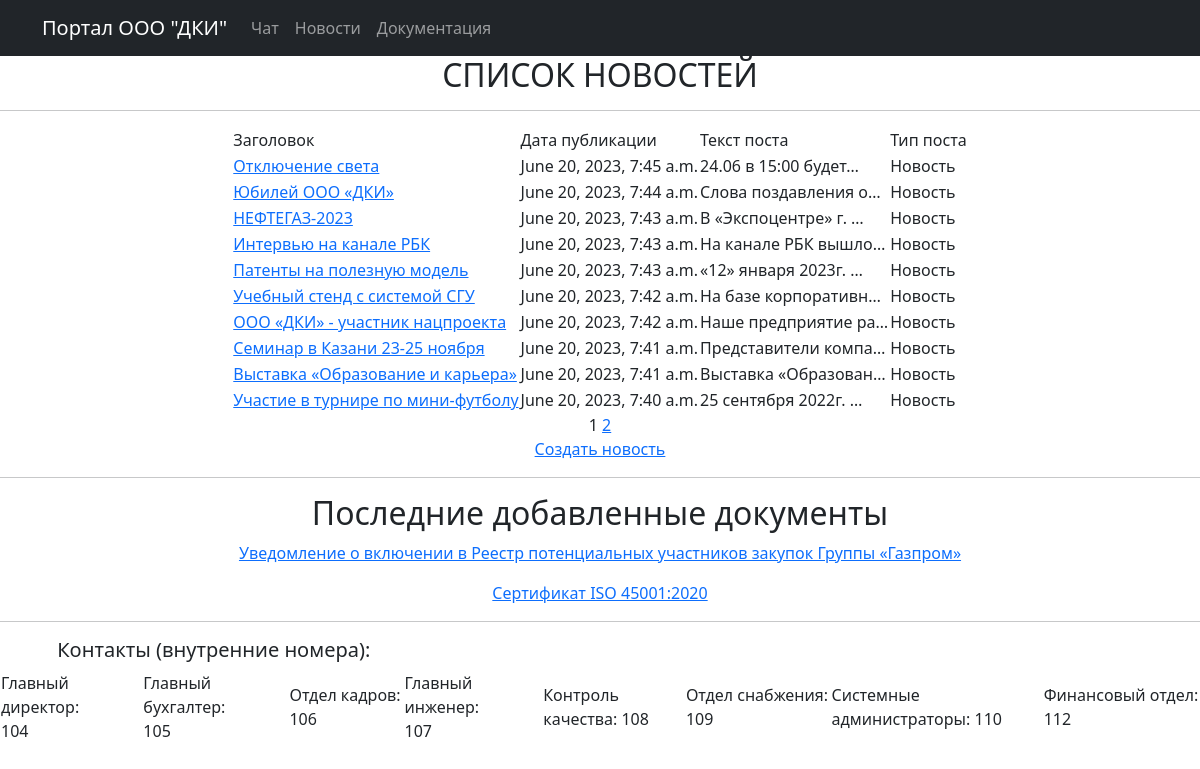
Page /news/ on the committed database.
### news/models.py (models this page shows, shortened)
class Post(models.Model):
    ART = 'С'
    NEWS = 'Н'
    TYPES = [(ART, 'Статья'), (NEWS, 'Новость')]
    author = models.ForeignKey(Author, on_delete=models.CASCADE)
    post_type = models.CharField(max_length=10, choices=TYPES)
    created_at = models.DateTimeField(auto_now_add=True)
    post_category = models.ManyToManyField(Category)
    post_title = models.CharField(max_length=120)
    post_text = models.TextField()
    post_rating = models.IntegerField(default=0)

### news/views.py (the view)
# urls.py: path("", PostsList.as_view(), name='post_list'),
class PostsList(ListView):
    model = Post
    ordering = "-created_at"
    template_name = "news.html"
    context_object_name = "posts"
    paginate_by = 10
    def get_queryset(self):
        queryset = super().get_queryset()
        self.filterset = PostFilter(self.request.GET, queryset=queryset)
        return self.filterset.qs
    def get_context_data(self, **kwargs):
        context = super().get_context_data(**kwargs)
        context['filterset'] = self.filterset
        return context

### docs/templatetags/custom_filters.py (called while the page is built)
@register.filter()
def censor(value: str):
    bad_words = {'Бяка' : 'Б***',
                 'бяка' : 'б***',
                 'Кака' : 'К***',
                 'кака' : 'к***',
                 'фигня': 'ф****',
                 'Фигня': 'Ф****',
                 'Ерунда': 'Е*****',
                 'ерунда': 'е*****',
                 }
    words = value.split(' ')
    new_text = ''
    for i in range(len(words)):
        if words[i] in bad_words:
            words[i] = bad_words[words[i]]
            new_text += words[i]
            new_text += ' '
        else:
            new_text += words[i]
            new_text += ' '
    return new_text

### templates/news.html (shortened to what this page needs)
{% extends 'flatpages/default.html' %}
{% load custom_filters %}
{% block body %}
<center><h2>СПИСОК НОВОСТЕЙ</h2></center>
<hr>
{% if posts %}
       <center><table>
           <tr>
               <td>Заголовок</td>
               <td>Дата публикации</td>
               <td>Текст поста</td>
               <td>Тип поста</td>
           </tr>
           {% for post in posts %}
           <tr>
               <td><a href={{ post.pk }}>{{ post.post_title|censor }}</a></td>
               <td>{{ post.created_at }}</td>
               <td>{{ post.post_text|truncatechars:20|censor }}</td>
               {% if post.post_type == 'С' %}
               <td>Задача</td>
               {% else %}
               <td>Новость</td>
               {% endif %}
           </tr>
           {% endfor %}
       </table></center>
{% else %}
    <h2>НОВОСТЕЙ НЕТ</h2>
{% endif %}
   {{ page_obj.number }}
   {% if page_obj.has_next %}
       <a href="?page={{ page_obj.next_page_number }}">{{ page_obj.next_page_number }}</a>
   {% endif %}
<p><a href =/news/create>Создать новость</a></p>
{% endblock body %}

### templates/flatpages/default.html (shortened to what this page needs)
<!DOCTYPE html>
    <head>
        {% load static %}
        <link href="{% static 'css/styles.css' %}" rel="stylesheet" />
    </head>
        <nav class="navbar navbar-expand-lg navbar-dark bg-dark static-top">
   <div class="container">
       <a class="navbar-brand" href="/news">Портал ООО "ДКИ"</a>
       <div class="collapse navbar-collapse" id="navbarResponsive">
         <ul class="navbar-nav ml-auto">
               <li class="nav-item active">
                   <a class="nav-link" href="#">Чат
                   </a>
               </li>
               <li class="nav-item">
                   <a class="nav-link" href="/news/">Новости</a>
               </li>
               <li class="nav-item">
                   <a class="nav-link" href="/docs/pdf_list">Документация</a>
               </li>
           </ul>
       </div>
   </div>
</nav>
    <center><body>
    {% block body %}
    {% endblock body %}
    <hr>
    <h2>Последние добавленные документы</h2>
<p><a href="docs/accept.pdf" download>Уведомление о включении в Реестр потенциальных участников закупок Группы «Газпром»</a></p>
<p><a href="media/pdfs/45001-2020.pdf" download>Сертификат ISO 45001:2020</a></p>
    </body></center>
<body>
<hr>
<h5 align="left">&nbsp&nbsp&nbsp&nbsp&nbsp&nbsp&nbsp&nbsp&nbsp&nbsp&nbspКонтакты (внутренние номера):</h5>
<center><table>
    <tr>
        <td>Главный директор: 104&nbsp&nbsp&nbsp&nbsp&nbsp&nbsp&nbsp&nbsp</td>
        <td>Главный бухгалтер: 105&nbsp&nbsp&nbsp&nbsp&nbsp&nbsp&nbsp&nbsp</td>
        <td>Отдел кадров: 106&nbsp&nbsp&nbsp&nbsp&nbsp&nbsp&nbsp&nbsp</td>
        <td>Главный инженер: 107&nbsp&nbsp&nbsp&nbsp&nbsp&nbsp&nbsp&nbsp</td>
        <td>Контроль качества: 108&nbsp&nbsp&nbsp&nbsp&nbsp&nbsp&nbsp&nbsp</td>
        <td>Отдел снабжения: 109&nbsp&nbsp&nbsp&nbsp&nbsp&nbsp&nbsp&nbsp</td>
        <td>Системные администраторы: 110&nbsp&nbsp&nbsp&nbsp&nbsp&nbsp&nbsp&nbsp</td>
        <td>Финансовый отдел: 112&nbsp&nbsp&nbsp&nbsp&nbsp&nbsp&nbsp&nbsp</td>
    </tr>
</table></center>
</body>

### rows in the picture
Post: post_title|censor "Отключение света", created_at "June 20, 2023, 7:45 a.m.", post_text|censor "24.06 в 15:00 будет…", post_type "Новость"
Post: post_title|censor "Юбилей ООО «ДКИ»", created_at "June 20, 2023, 7:44 a.m.", post_text|censor "Слова поздавления о…", post_type "Новость"
Post: post_title|censor "НЕФТЕГАЗ-2023", created_at "June 20, 2023, 7:43 a.m.", post_text|censor "В «Экспоцентре» г. …", post_type "Новость"
Post: post_title|censor "Интервью на канале РБК", created_at "June 20, 2023, 7:43 a.m.", post_text|censor "На канале РБК вышло…", post_type "Новость"
Post: post_title|censor "Патенты на полезную модель", created_at "June 20, 2023, 7:43 a.m.", post_text|censor "«12» января 2023г. …", post_type "Новость"
Post: post_title|censor "Учебный стенд с системой СГУ", created_at "June 20, 2023, 7:42 a.m.", post_text|censor "На базе корпоративн…", post_type "Новость"
Post: post_title|censor "ООО «ДКИ» - участник нацпроекта", created_at "June 20, 2023, 7:42 a.m.", post_text|censor "Наше предприятие ра…", post_type "Новость"
Post: post_title|censor "Семинар в Казани 23-25 ноября", created_at "June 20, 2023, 7:41 a.m.", post_text|censor "Представители компа…", post_type "Новость"
Post: post_title|censor "Выставка «Образование и карьера»", created_at "June 20, 2023, 7:41 a.m.", post_text|censor "Выставка «Образован…", post_type "Новость"
Post: post_title|censor "Участие в турнире по мини-футболу", created_at "June 20, 2023, 7:40 a.m.", post_text|censor "25 сентября 2022г. …", post_type "Новость"

### other values in the picture
{{ page_obj.number }} "1"
{{ page_obj.next_page_number }} "2"
